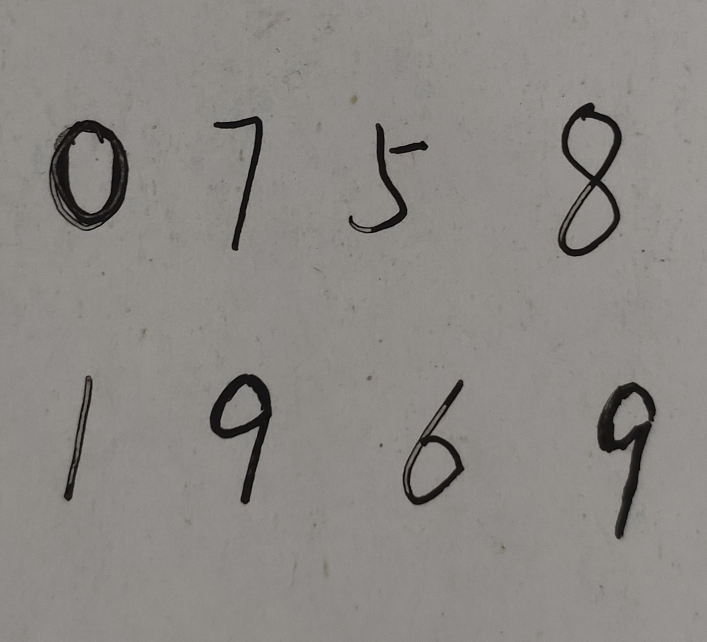
#> input picture photos/ph-te12.jpg, 1414 x 1284 px (shown at 1/2 size)
$ python test01.py   (older library calls are emulated)
#> lines starting #> are read from the running program, lines starting #| are printed output that depends on the picture; after the words box and inside, x2 and y2 are one past the last pixel; in counts of white or black regions, pixels touching at a corner belong together
from PIL import Image
from matplotlib import pyplot as plt
import numpy as np
import cv2


class SplitPhoto:

    # 降噪，水泛染+面积选择降噪
    # [4 lines left out: function deNoise, not called in this run]

    # 水泛染降噪法,去除大噪点
    def FloodNoise(self, temImg):
        # 遍历所有点，此时每团连接段的灰度值都不一样，计算每种灰度值的连接点数量即得轮廓大小
        # 这里绝不能用np.uint8，否则点数超过255会自动置0
        color_count=np.full([256],0,np.int)
        for i in range(temImg.shape[0]):
            for j in range(temImg.shape[1]):
                if(temImg[i,j]!=0):
                    color_count[temImg[i, j]] += 1
        # plt.imshow(temImg, cmap="gray")
        # plt.show()
        # 正式降噪，数量小于20就置为黑色
        for i in range(temImg.shape[0]):
            for j in range(temImg.shape[1]):
                if(color_count[temImg[i,j]]<=20):
                    temImg[i,j]=0
        # 降噪已清除，将连接点颜色置为白色，图片中残留的是较小的噪点
        for i in range(temImg.shape[0]):
            for j in range(temImg.shape[1]):
                if(temImg[i,j]<255):
                    temImg[i,j]=0
        # plt.imshow(temImg, cmap="gray")
        # plt.show()
        return temImg


    # 轮廓面积降噪法，清理小面积噪点
    def AreaNoise(self, temImg):
        contours = self.getcontours(temImg)
        for i in range(len(contours)):
            # print(cv2.contourArea(contour))
            if (cv2.contourArea(contours[i]) < 25):
                cv2.drawContours(temImg,contours,i,(0,0,0),6)
            else:
                continue
        # plt.imshow(temImg, cmap="gray")
        # plt.show()
        return temImg

    # 获取图片的全部轮廓
    def getcontours(self, temImg):
        cv2.imwrite('D:\\PyCharm_Work\\Python_Basic\\TensorFlow_Study\\MyHandWriting\\photos\\2314.jpg', temImg)
        temImg = cv2.imread('D:\PyCharm_Work\\Python_Basic\\TensorFlow_Study\\MyHandWriting\\photos\\2314.jpg')
        gray = cv2.cvtColor(temImg, cv2.COLOR_BGR2GRAY)
        ret, thresh = cv2.threshold(gray, 127, 255, cv2.THRESH_BINARY)
        # findContours有两个返回值，
        #   1.contours是一个ndarray的list，存储轮廓本身，
        # 每一个轮廓都是一个ndarray，即轮廓上点的集合
        #   2.hierarchy存储轮廓的4个属性，是一个二维数组，
        # 每个轮廓contours[i]对应4个hierarchy元素hierarchy[i][0] ~hierarchy[i][3]
        contours, hierarchy = cv2.findContours(thresh, cv2.RETR_EXTERNAL, cv2.CHAIN_APPROX_SIMPLE)
        # 使用RETR_TREE会将所有轮廓检查出来，比如数字8会查出最外侧的’8‘、'8’的上部分圆圈、‘8’的下部分圆圈
        # 出于应用考虑，选择RETR_EXTERNAL，只检查最外层就可以了
        return contours


    # 给轮廓排序，排序规则为从左到右
    # [175 lines left out: functions sortContour, blackCastToWhite, black_white_con, killVague, cv2convert, opencvdeal, not called in this run]

if __name__== '__main__':
    split=SplitPhoto()
    img = cv2.imread('../photos/ph-te12.jpg', cv2.IMREAD_GRAYSCALE)
#> img: shape (1284, 1414); min 0, max 168, mean 136.7
    newImg = cv2.adaptiveThreshold(img, 255, cv2.ADAPTIVE_THRESH_MEAN_C, cv2.THRESH_BINARY_INV, 37, 5)
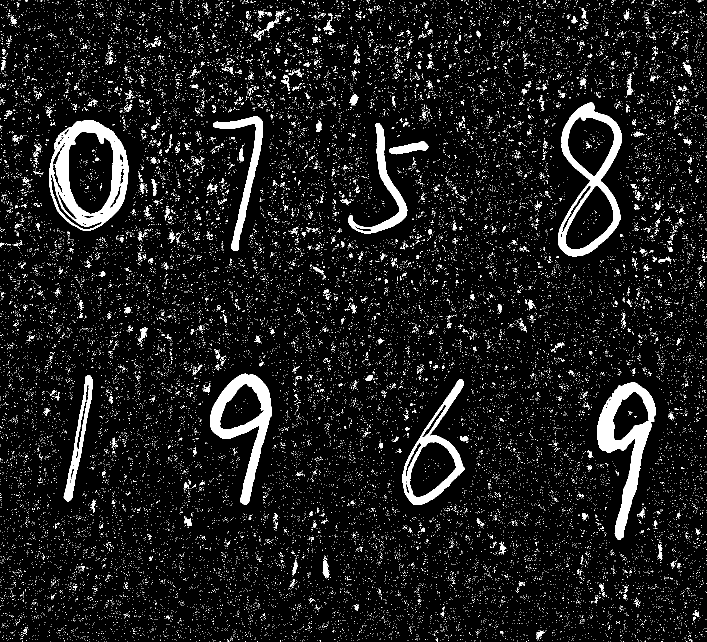
#> newImg: shape (1284, 1414) (shown at 1/2 size); 7.8% white; 28101 white regions (27608 under 20 px), largest, box (x1, y1, x2, y2) and area: (98, 240, 258, 462) 13032, (1195, 764, 1312, 1079) 11502, (1116, 205, 1244, 513) 10086
    h = img.shape[0]
#> h = 1284
    w = img.shape[1]
#> w = 1414
    if (h > 200 or w > 200):
        newImg = cv2.resize(newImg, (200, int(200 * (h / w))))
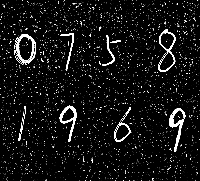
#> newImg: shape (181, 200); min 0, max 255, mean 19.6
    # kernel = cv2.getStructuringElement(cv2.MORPH_RECT, (2, 2))
    # 图像膨胀，保证数字像素点集准确粘连，尤其是数字5，如果不粘连会形成两个轮廓
    # newImg = cv2.dilate(newImg, kernel)
    newImg=split.FloodNoise(newImg)
#> after the loop in FloodNoise, `for i in range(temImg.shape[0]):`:
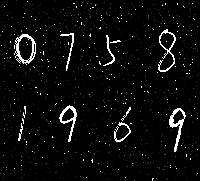
#> temImg: shape (181, 200); min 0, max 255, mean 11.3
#> after the loop in FloodNoise, `for i in range(temImg.shape[0]):`:
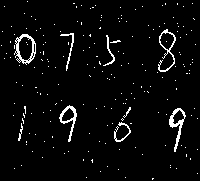
#> temImg: shape (181, 200); 3.8% white in thin lines or dots
    split.AreaNoise(newImg)
#> in getcontours, `contours, hierarchy = cv2.findContours(thresh, cv2.RETR_EXTERNAL, cv2...`: contours = 203 contours, 196 with area under 20; largest, box (x1, y1, x2, y2) and area: (14, 34, 36, 65) 456, (158, 29, 176, 72) 262, (169, 108, 186, 152) 250, (59, 105, 77, 142) 230, (114, 122, 131, 142) 44, (60, 33, 74, 71) 42, (103, 35, 115, 66) 36
#> after the loop in AreaNoise, `for i in range(len(contours)):`:
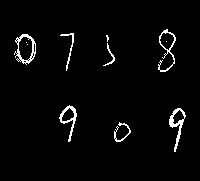
#> temImg: shape (181, 200); 2.8% white in thin lines or dots, all inside (x1, y1, x2, y2) = (14, 29, 186, 152)

$ run again, with photos/ph-te02.jpg copied over photos/ph-te12.jpg
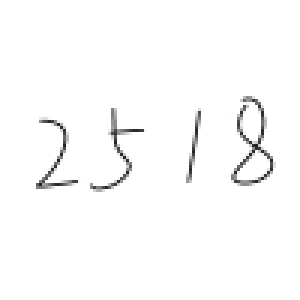
#> input picture photos/ph-te02.jpg, 100 x 100 px (shown 3 times larger)
#> img is the input picture: shape (100, 100); min 31, max 255, mean 250.9
#> `newImg = cv2.adaptiveThreshold(img, 255, cv2.ADAPTIVE_THRESH_MEAN_C, c..`:
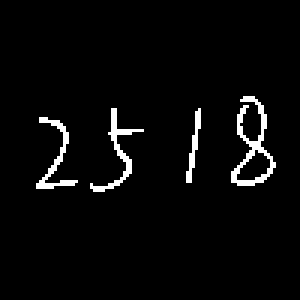
#> newImg: shape (100, 100) (shown 3 times larger); 3.4% white in thin lines or dots, all inside (x1, y1, x2, y2) = (12, 32, 92, 64)
#> in getcontours, `contours, hierarchy = cv2.findContours(thresh, cv2.RETR_EXTERNAL, cv2...`: contours = 4 contours, 1 with area under 20; largest, box (x1, y1, x2, y2) and area: (77, 32, 92, 62) 146, (30, 36, 48, 64) 43, (12, 39, 26, 63) 38
#> the loop in AreaNoise, `for i in range(len(contours)):` made 4 passes
#> after the loop in AreaNoise, `for i in range(len(contours)):`:
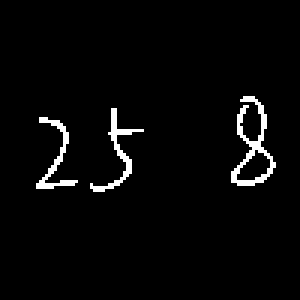
#> temImg: shape (100, 100) (shown 3 times larger); 3% white in thin lines or dots, all inside (x1, y1, x2, y2) = (12, 32, 92, 64)

$ run again, with photos/ph-te03.jpg copied over photos/ph-te12.jpg
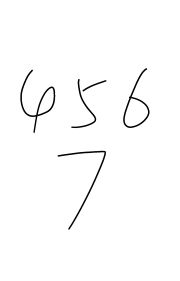
#> input picture photos/ph-te03.jpg, 180 x 281 px
#> img is the input picture: shape (281, 180); min 0, max 255, mean 251.2
#> `newImg = cv2.adaptiveThreshold(img, 255, cv2.ADAPTIVE_THRESH_MEAN_C, c..`:
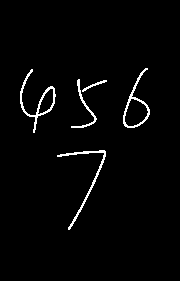
#> newImg: shape (281, 180); 2.3% white in thin lines or dots, all inside (x1, y1, x2, y2) = (20, 68, 150, 230)
#> after the loop in FloodNoise, `for i in range(temImg.shape[0]):`:
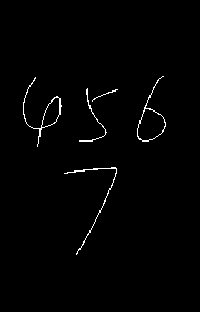
#> temImg: shape (312, 200); 1.1% white in thin lines or dots, all inside (x1, y1, x2, y2) = (23, 76, 166, 255)
#> in getcontours, `contours, hierarchy = cv2.findContours(thresh, cv2.RETR_EXTERNAL, cv2...`: contours = 5 contours, 1 with area under 20; largest, box (x1, y1, x2, y2) and area: (137, 76, 166, 142) 669, (23, 77, 62, 147) 379, (64, 167, 117, 255) 44, (79, 88, 107, 142) 31
#> the loop in AreaNoise, `for i in range(len(contours)):` made 5 passes
